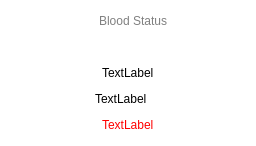
                           <widget class="QWidget" name="patient_info3_widget" native="true">
                            <property name="styleSheet">
                             <string notr="true">background-color: rgb(255, 255, 255);</string>
                            </property>
                            <layout class="QVBoxLayout" name="verticalLayout_7">
                             <item>
                              <layout class="QHBoxLayout" name="horizontalLayout_12">
                               <item>
                                <spacer name="horizontalSpacer_10">
                                 <property name="orientation">
                                  <enum>Qt::Horizontal</enum>
                                 </property>
                                 <property name="sizeHint" stdset="0">
                                  <size>
                                   <width>88</width>
                                   <height>20</height>
                                  </size>
                                 </property>
                                </spacer>
                               </item>
                               <item>
                                <widget class="QLabel" name="label_blood_status">
                                 <property name="styleSheet">
                                  <string notr="true">font: 15pt &quot;Microsoft Sans Serif&quot;;
color: grey;</string>
                                 </property>
                                 <property name="text">
                                  <string>Blood Status</string>
                                 </property>
                                </widget>
                               </item>
                               <item>
                                <spacer name="horizontalSpacer_11">
                                 <property name="orientation">
                                  <enum>Qt::Horizontal</enum>
                                 </property>
                                 <property name="sizeHint" stdset="0">
                                  <size>
                                   <width>78</width>
                                   <height>20</height>
                                  </size>
                                 </property>
                                </spacer>
                               </item>
                              </layout>
                             </item>
                             <item>
                              <layout class="QHBoxLayout" name="horizontalLayout_13">
                               <item>
                                <spacer name="horizontalSpacer_12">
                                 <property name="orientation">
                                  <enum>Qt::Horizontal</enum>
                                 </property>
                                 <property name="sizeHint" stdset="0">
                                  <size>
                                   <width>78</width>
                                   <height>20</height>
                                  </size>
                                 </property>
                                </spacer>
                               </item>
                               <item>
                                <widget class="QLabel" name="blood_icon">
                                 <property name="baseSize">
                                  <size>
                                   <width>0</width>
                                   <height>0</height>
                                  </size>
                                 </property>
                                 <property name="text">
                                  <string/>
                                 </property>
                                 <property name="pixmap">
                                  <pixmap resource="images.qrc">:/static/icons8-blood-50.png</pixmap>
                                 </property>
                                </widget>
                               </item>
                               <item>
                                <spacer name="horizontalSpacer_13">
                                 <property name="orientation">
                                  <enum>Qt::Horizontal</enum>
                                 </property>
                                 <property name="sizeHint" stdset="0">
                                  <size>
                                   <width>78</width>
                                   <height>20</height>
                                  </size>
                                 </property>
                                </spacer>
                               </item>
                              </layout>
                             </item>
                             <item>
                              <layout class="QHBoxLayout" name="horizontalLayout_88">
                               <item>
                                <spacer name="horizontalSpacer_3">
                                 <property name="orientation">
                                  <enum>Qt::Horizontal</enum>
                                 </property>
                                 <property name="sizeHint" stdset="0">
                                  <size>
                                   <width>40</width>
                                   <height>20</height>
                                  </size>
                                 </property>
                                </spacer>
                               </item>
                               <item>
                                <widget class="QLabel" name="patient_blood_type">
                                 <property name="text">
                                  <string>TextLabel</string>
                                 </property>
                                </widget>
                               </item>
                               <item>
                                <spacer name="horizontalSpacer">
                                 <property name="orientation">
                                  <enum>Qt::Horizontal</enum>
                                 </property>
                                 <property name="sizeHint" stdset="0">
                                  <size>
                                   <width>40</width>
                                   <height>20</height>
                                  </size>
                                 </property>
                                </spacer>
                               </item>
                              </layout>
                             </item>
                             <item>
                              <layout class="QHBoxLayout" name="horizontalLayout_14">
                               <item>
                                <spacer name="horizontalSpacer_14">
                                 <property name="orientation">
                                  <enum>Qt::Horizontal</enum>
                                 </property>
                                 <property name="sizeHint" stdset="0">
                                  <size>
                                   <width>78</width>
                                   <height>20</height>
                                  </size>
                                 </property>
                                </spacer>
                               </item>
                               <item>
                                <widget class="QLabel" name="patient_blood_pressure">
                                 <property name="text">
                                  <string>TextLabel</string>
                                 </property>
                                </widget>
                               </item>
                               <item>
                                <spacer name="horizontalSpacer_15">
                                 <property name="orientation">
                                  <enum>Qt::Horizontal</enum>
                                 </property>
                                 <property name="sizeHint" stdset="0">
                                  <size>
                                   <width>98</width>
                                   <height>20</height>
                                  </size>
                                 </property>
                                </spacer>
                               </item>
                              </layout>
                             </item>
                             <item>
                              <layout class="QHBoxLayout" name="horizontalLayout_15">
                               <item>
                                <spacer name="horizontalSpacer_16">
                                 <property name="orientation">
                                  <enum>Qt::Horizontal</enum>
                                 </property>
                                 <property name="sizeHint" stdset="0">
                                  <size>
                                   <width>40</width>
                                   <height>20</height>
                                  </size>
                                 </property>
                                </spacer>
                               </item>
                               <item>
                                <widget class="QLabel" name="patient_blood_warning">
                                 <property name="styleSheet">
                                  <string notr="true">color: red;</string>
                                 </property>
                                 <property name="text">
                                  <string>TextLabel</string>
                                 </property>
                                </widget>
                               </item>
                               <item>
                                <spacer name="horizontalSpacer_17">
                                 <property name="orientation">
                                  <enum>Qt::Horizontal</enum>
                                 </property>
                                 <property name="sizeHint" stdset="0">
                                  <size>
                                   <width>40</width>
                                   <height>20</height>
                                  </size>
                                 </property>
                                </spacer>
                               </item>
                              </layout>
                             </item>
                            </layout>
                           </widget>
